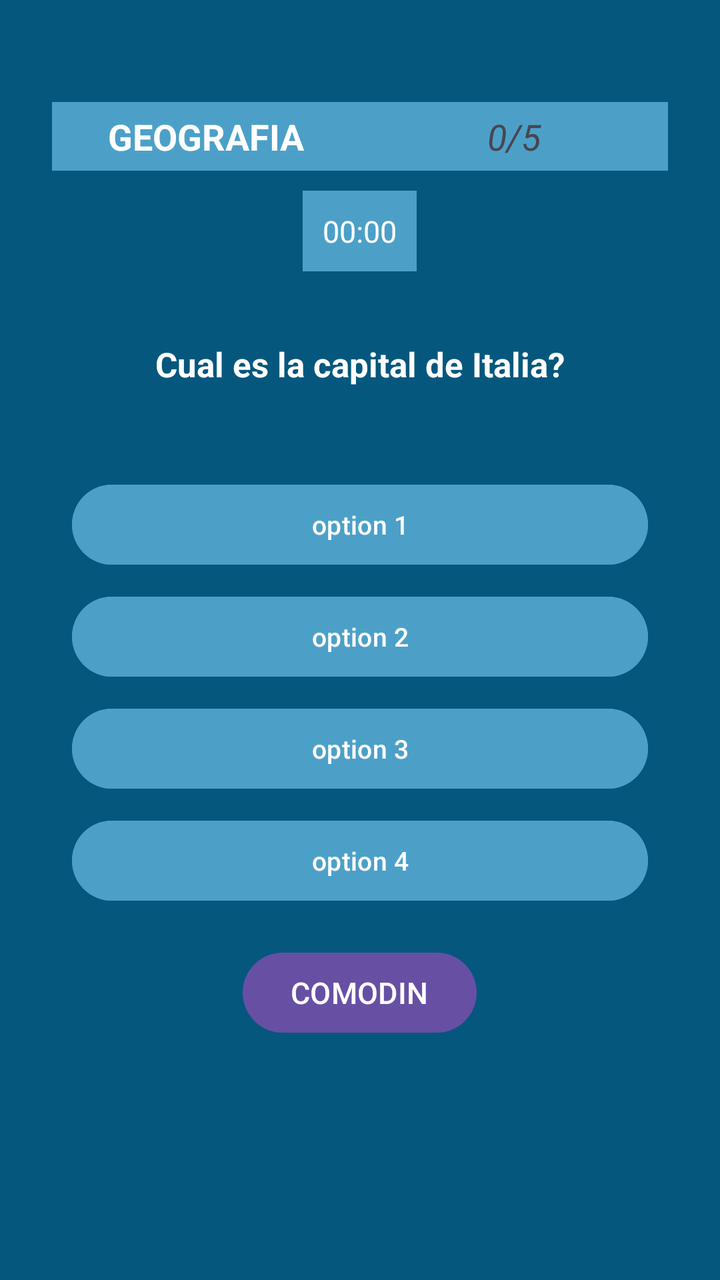
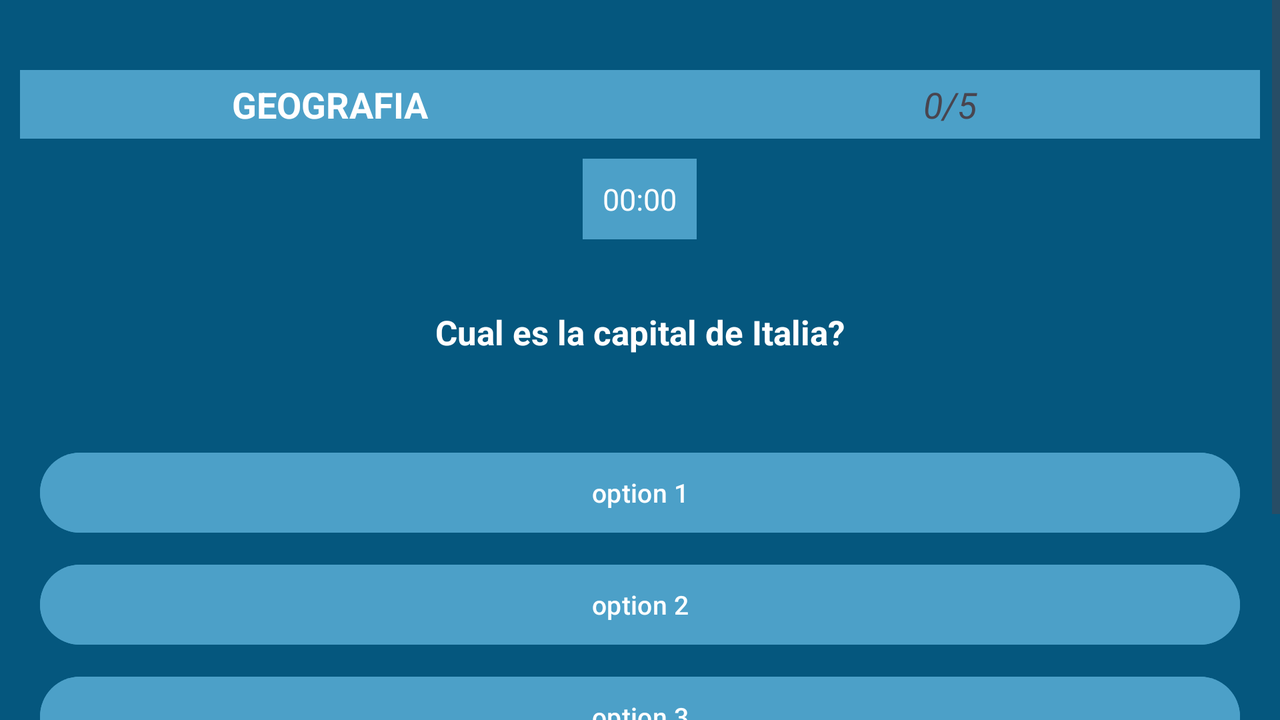

Two renders of one Android screen. The first uses the default layout on a phone; the second uses the alternative layout the repository ships for a different screen configuration, on a matching device. The two XML files are below.
<!-- AndroidManifest.xml: application theme Theme.Entrega1 -->
<!-- res/layout/activity_game.xml -->
<?xml version="1.0" encoding="utf-8"?>
<LinearLayout xmlns:android="http://schemas.android.com/apk/res/android"
    xmlns:app="http://schemas.android.com/apk/res-auto"
    android:layout_width="match_parent"
    android:layout_height="match_parent"
    xmlns:tools="http://schemas.android.com/tools"
    android:orientation="vertical"
    android:id="@+id/main"
    tools:context=".GameActivity"
    android:padding="16dp"
    android:background="@color/originalBackground">

    <LinearLayout
        android:layout_width="match_parent"
        android:layout_height="wrap_content"
        android:background="@color/original"
        android:orientation="horizontal"
        android:layout_marginTop="35dp"
        android:layout_marginHorizontal="10dp"
        >

        <TextView
            android:layout_width="0dp"
            android:layout_height="wrap_content"
            android:layout_weight="1"
            android:gravity="center"
            android:textStyle="bold"
            android:text="GEOGRAFIA"
            android:textColor="@color/white"
            android:textSize="18dp"
            android:id="@+id/categoryView"
            />

        <TextView
            android:id="@+id/currentView"
            android:layout_width="0dp"
            android:layout_height="wrap_content"
            android:layout_weight="1"
            android:gravity="center"
            android:padding="5dp"
            android:text="0/5"
            android:textSize="18sp"
            android:textStyle="italic" />


    </LinearLayout>

    <TextView
        android:layout_width="wrap_content"
        android:layout_height="wrap_content"
        android:layout_gravity="center"
        android:layout_marginTop="10sp"
        android:background="@color/original"
        android:padding="10dp"
        android:text="00:00"
        android:textColor="@color/white"
        android:textSize="15sp" />

    <TextView
        android:id="@+id/question"
        android:layout_width="match_parent"
        android:layout_height="wrap_content"
        android:textAlignment="center"
        android:padding="35dp"
        android:text="Cual es la capital de Italia?"
        android:textSize="17sp"
        android:textColor="@color/white"
        android:textStyle="bold"/>

    <Button
        android:id="@+id/option1"
        android:layout_width="match_parent"
        android:layout_height="wrap_content"
        android:text="option 1"
        android:textSize="13sp"
        android:layout_marginTop="10dp"
        android:layout_marginBottom="8dp"
        android:layout_marginHorizontal="20dp"
        android:backgroundTint="@color/original"/>

    <Button
        android:id="@+id/option2"
        android:layout_width="match_parent"
        android:layout_height="wrap_content"
        android:layout_marginHorizontal="20dp"
        android:layout_marginBottom="8dp"
        android:backgroundTint="@color/original"
        android:text="option 2"
        android:textSize="13sp" />

    <Button
        android:id="@+id/option3"
        android:layout_width="match_parent"
        android:layout_height="wrap_content"
        android:text="option 3"
        android:textSize="13sp"
        android:layout_marginBottom="8dp"
        android:layout_marginHorizontal="20dp"
        android:backgroundTint="@color/original"/>

    <Button
        android:id="@+id/option4"
        android:layout_width="match_parent"
        android:layout_height="wrap_content"
        android:text="option 4"
        android:textSize="13sp"
        android:layout_marginBottom="8dp"
        android:layout_marginHorizontal="20dp"
        android:backgroundTint="@color/original"/>

    <Button
        android:id="@+id/buttonComodin"
        android:layout_width="wrap_content"
        android:layout_height="wrap_content"
        android:layout_gravity="center"
        android:layout_marginTop="10dp"
        android:text="@string/comodin"
        android:textSize="15sp" />

</LinearLayout>
<!-- resources referenced by this layout -->
<resources>
  <color name="original">#4CA0C8</color>
  <color name="originalBackground">#FF05577E</color>
  <color name="white">#FFFFFFFF</color>
  <string name="comodin">COMODIN</string>
  <style name="Theme.Entrega1" parent="Base.Theme.Entrega1" />
  <style name="Base.Theme.Entrega1" parent="Theme.Material3.DayNight">
          
          
      </style>
</resources>
<!-- res/layout-land/activity_game.xml (the repository's variant of the layout above) -->
<!-- drawn on the phone turned sideways -->
<?xml version="1.0" encoding="utf-8"?>
<LinearLayout xmlns:android="http://schemas.android.com/apk/res/android"
    xmlns:app="http://schemas.android.com/apk/res-auto"
    xmlns:tools="http://schemas.android.com/tools"
    android:id="@+id/main"
    android:layout_width="match_parent"
    android:layout_height="match_parent"
    android:orientation="vertical"
    android:background="@color/originalBackground"
    tools:context=".GameActivity">

    <ScrollView
        android:layout_width="match_parent"
        android:layout_height="match_parent"
        >

    <LinearLayout
        android:layout_width="match_parent"
        android:layout_height="match_parent"
        android:orientation="vertical">

    <LinearLayout
        android:layout_width="match_parent"
        android:layout_height="wrap_content"
        android:layout_marginHorizontal="10dp"
        android:layout_marginTop="35dp"
        android:background="@color/original"
        android:orientation="horizontal">

        <TextView
            android:id="@+id/categoryView"
            android:layout_width="0dp"
            android:layout_height="wrap_content"
            android:layout_weight="1"
            android:gravity="center"
            android:text="GEOGRAFIA"
            android:textColor="@color/white"
            android:textSize="18dp"
            android:textStyle="bold" />

        <TextView
            android:id="@+id/currentView"
            android:layout_width="0dp"
            android:layout_height="wrap_content"
            android:layout_weight="1"
            android:gravity="center"
            android:padding="5dp"
            android:text="0/5"
            android:textSize="18sp"
            android:textStyle="italic" />


    </LinearLayout>

    <TextView
        android:layout_width="wrap_content"
        android:layout_height="wrap_content"
        android:layout_gravity="center"
        android:layout_marginTop="10sp"
        android:background="@color/original"
        android:padding="10dp"
        android:text="00:00"
        android:textColor="@color/white"
        android:textSize="15sp" />

        <TextView
            android:id="@+id/question"
            android:layout_width="match_parent"
            android:layout_height="wrap_content"
            android:padding="35dp"
            android:text="Cual es la capital de Italia?"
            android:textAlignment="center"
            android:textColor="@color/white"
            android:textSize="17sp"
            android:textStyle="bold" />

        <Button
        android:id="@+id/option1"
        android:layout_width="match_parent"
        android:layout_height="wrap_content"
        android:layout_marginHorizontal="20dp"
        android:layout_marginTop="10dp"
        android:layout_marginBottom="8dp"
        android:backgroundTint="@color/original"
        android:text="option 1"
        android:textSize="13sp" />

    <Button
        android:id="@+id/option2"
        android:layout_width="match_parent"
        android:layout_height="wrap_content"
        android:layout_marginHorizontal="20dp"
        android:layout_marginBottom="8dp"
        android:backgroundTint="@color/original"
        android:text="option 2"
        android:textSize="13sp" />

    <Button
        android:id="@+id/option3"
        android:layout_width="match_parent"
        android:layout_height="wrap_content"
        android:layout_marginHorizontal="20dp"
        android:layout_marginBottom="8dp"
        android:backgroundTint="@color/original"
        android:text="option 3"
        android:textSize="13sp" />

    <Button
        android:id="@+id/option4"
        android:layout_width="match_parent"
        android:layout_height="wrap_content"
        android:layout_marginHorizontal="20dp"
        android:layout_marginBottom="8dp"
        android:backgroundTint="@color/original"
        android:text="option 4"
        android:textSize="13sp" />

    <Button
        android:id="@+id/buttonComodin"
        android:layout_width="wrap_content"
        android:layout_height="wrap_content"
        android:layout_gravity="center"
        android:layout_marginTop="10dp"
        android:text="@string/comodin"
        android:textSize="15sp" />

    </LinearLayout>

    </ScrollView>

</LinearLayout>
